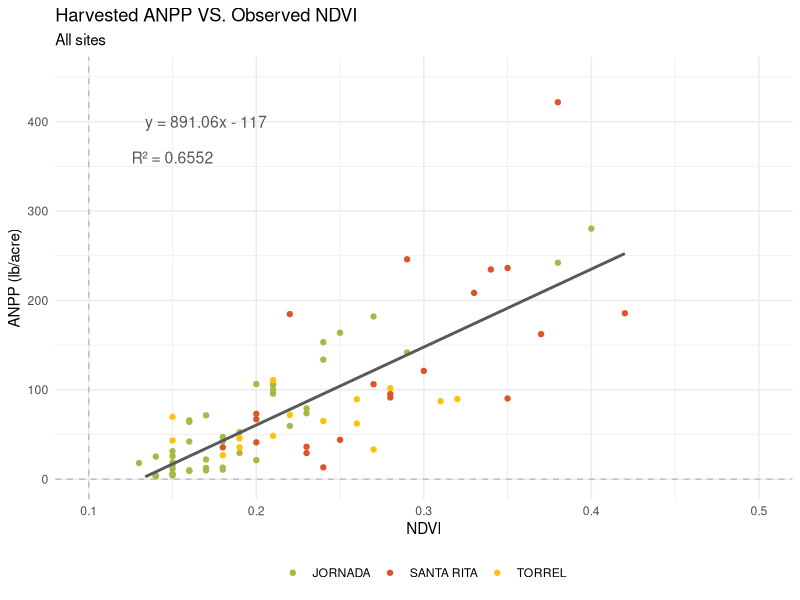
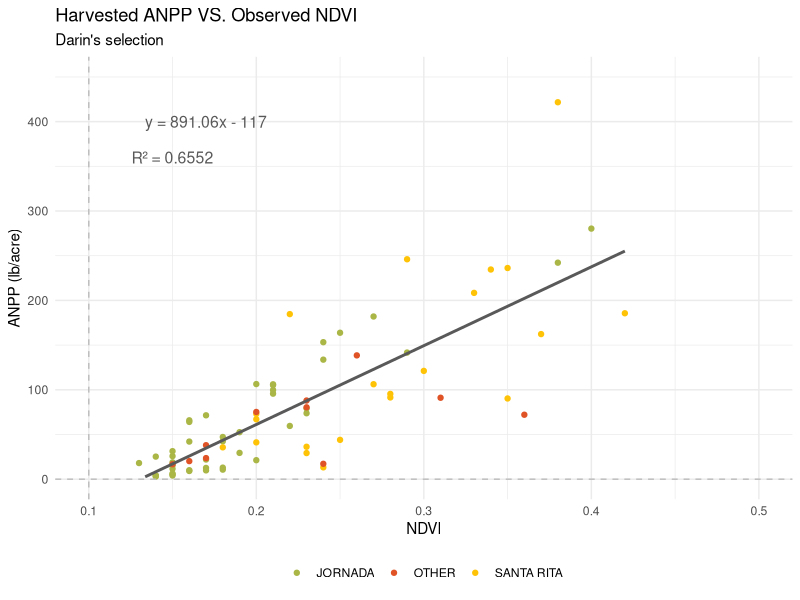

Here is the R script that generated these plots, in order:
# Load the required libraries
library(ggplot2)
library(ggpubr)

#The equations does not seem to mach the equations of excel. 
#I belive is due to the incorrect paring of variables
#Because of this, the annotated boxes have two options, 
#The first one are the calculated intercepted and slope
#The second one are the results from excel, just change the values

# Read the data from the file
data <- read.csv("data/NPPNDVI_SW_sites.csv")


# Create a scatter plot

ploter <- function(data, subtitle){
  
  custom_colors <- c("#AAB645", "#DF5327", "#FEC306") #"#276EDF")
  
  model_yearly <- lm(NDVI ~ ANPP, data=data)
  
  plot <- ggplot(data, aes(x = NDVI, y = ANPP)) +
    geom_point(aes(color = SITE)) +
    scale_color_manual(values = custom_colors) + 
    ggtitle(label = "Harvested ANPP VS. Observed NDVI", subtitle = subtitle) +
    xlab("NDVI") +
    ylab("ANPP (lb/acre)") +
    geom_hline(yintercept=0, linetype="dashed", color="gray") +
    geom_vline(xintercept=0.1, linetype="dashed", color="gray") +
    stat_smooth(method="lm", formula=y~x, se=FALSE, color="#595959") +
    
    theme_minimal() +
    theme(legend.position = "bottom", legend.title = element_blank())  +
    
    ylim(0, 450) +  # Set x limits
    xlim(0.1, 0.5) +  # Set y limits +
    
    
    annotate(
      "text",
      y = 360,
      x = 0.15,
      #label = paste(expression("R²"), "=", signif(summary(model_yearly)$r.squared, digits = 3)),
      label = "R² = 0.6552",
      color = "#595959",
      size = 4
    ) + #Annotate R2
    
    
    annotate(
      "text",
      y = 400,
      x = 0.17,
      #label = paste0("y = ", round(coef(model_yearly)[1], digits = 2), "x - ", signif(coef(model_yearly)[2], digits = 3)),
      label = "y = 891.06x - 117",
      color = "#595959",
      size = 4
    ) #Annotate linear equation
  
  
  return(plot)
  
}

#Saves Plot and calcualtes p value
save <- function(data, subtitle){
  
  plot <- ploter(data,subtitle)
  ggsave(paste0("NDVI_ANPP_lm_",substitute(data),".png"), plot=last_plot(), bg="white")
  
  model <- lm(NDVI ~ ANPP, data = data) %>% summary()  
  p_value <- model$coefficients[2, 4]
  
  return(p_value)
    
}

# Filter the data for three specific sites
selected_sites <- c("JORNADA", "SANTA RITA", "TORREL")
SITES <- data[data$SITE %in% selected_sites, ]
save(SITES,"All sites")

#Filter data for darin's selection
DARIN <- data[data$ALL %in% "YES", ]
save(DARIN,"Darin's selection")



